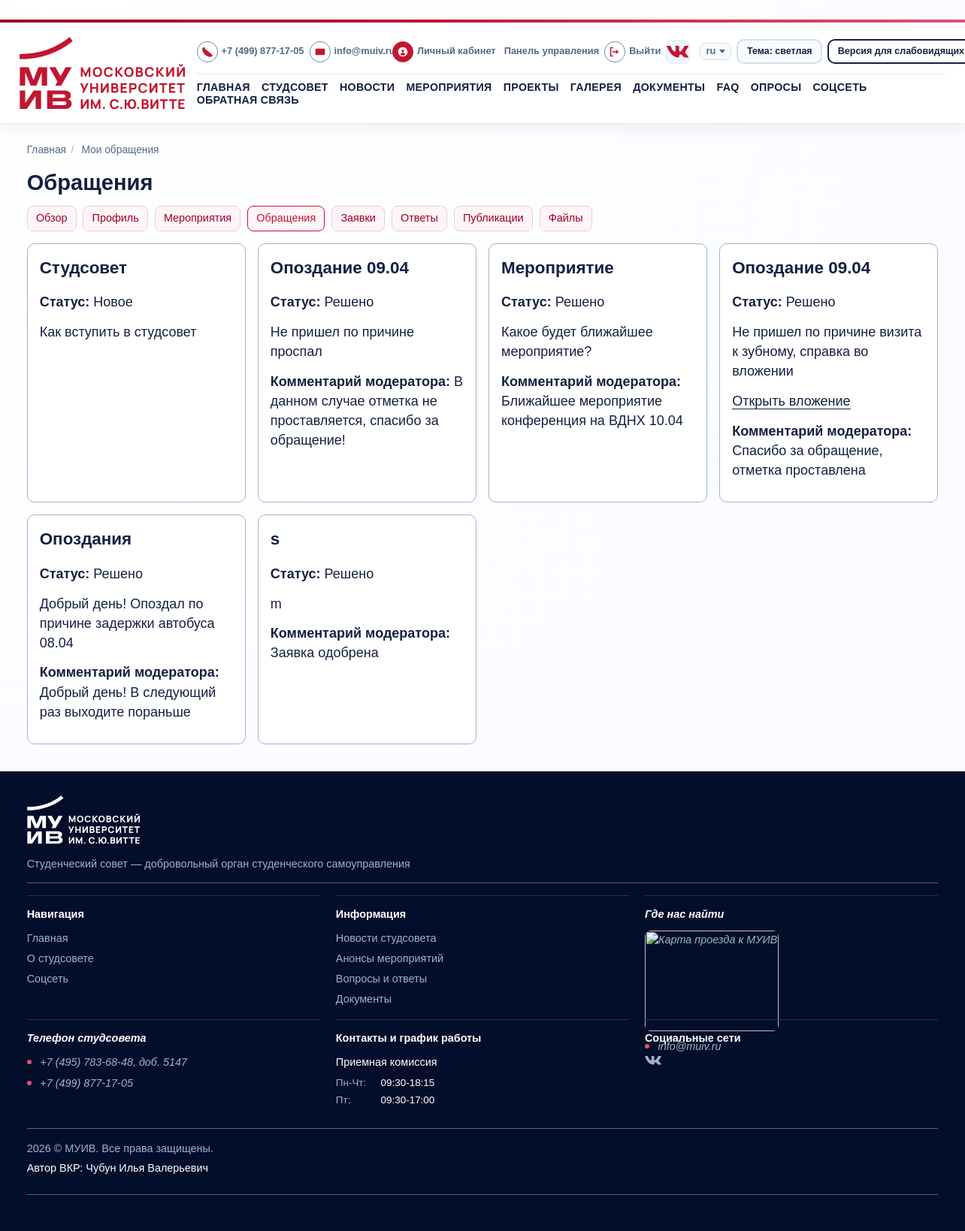
/cabinet/feedbacks/ (signed in), run on the app's committed database.
### core/models.py (models this page shows, shortened)
class TimestampedModel(models.Model):
    created_at = models.DateTimeField(auto_now_add=True)
    updated_at = models.DateTimeField(auto_now=True)
    class Meta:
        abstract = True

class FeedbackMessage(TimestampedModel):
    STATUS_NEW = "new"
    STATUS_IN_PROGRESS = "in_progress"
    STATUS_RESOLVED = "resolved"
    STATUS_CHOICES = (
        (STATUS_NEW, "Новое"),
        (STATUS_IN_PROGRESS, "В работе"),
        (STATUS_RESOLVED, "Решено"),
    )
    name = models.CharField(max_length=150)
    email = models.EmailField()
    subject = models.CharField(max_length=200)
    message = models.TextField()
    attachment = models.FileField(upload_to="feedback_attachments/", blank=True, null=True)
    moderation_attachment = models.FileField(upload_to="feedback_moderation_attachments/", blank=True, null=True)
    status = models.CharField(max_length=20, choices=STATUS_CHOICES, default=STATUS_NEW)
    user = models.ForeignKey(
        settings.AUTH_USER_MODEL,
        on_delete=models.SET_NULL,
        related_name="feedback_messages",
        null=True,
        blank=True,
    )
    moderation_comment = models.TextField(blank=True)
    class Meta:
        ordering = ["-created_at"]

### core/views/cabinet_views.py (the view)
# urls.py: path("cabinet/feedbacks/", views.my_feedbacks, name="my_feedbacks"),
@login_required
def my_feedbacks(request):
    is_staff_panel = has_any_role(request.user, UserProfile.ROLE_ADMIN, UserProfile.ROLE_MANAGER)
    if is_staff_panel:
        items = FeedbackMessage.objects.exclude(subject__startswith=EVENT_REGISTRATION_SUBJECT_PREFIX)
    else:
        items = FeedbackMessage.objects.filter(user=request.user).exclude(
            subject__startswith=EVENT_REGISTRATION_SUBJECT_PREFIX
        )
    return render(request, "core/my_feedbacks.html", {"items": items, "is_staff_panel": is_staff_panel})

### core/context_processors.py (called while the page is built)
def _resolve_menu(items):
    resolved = []
    for view_name, label in items:
        try:
            url = reverse(view_name)
        except NoReverseMatch:
            continue
        resolved.append({"view_name": view_name, "label": label, "url": url})
    return resolved

### core/permissions.py (called while the page is built)
def get_user_role(user):
    if not user.is_authenticated:
        return None
    profile = getattr(user, "profile", None)
    if profile:
        return profile.role
    return UserProfile.ROLE_STUDENT

def has_any_role(user, *allowed_roles):
    if not user.is_authenticated:
        return False
    if user.is_superuser:
        return True
    return get_user_role(user) in allowed_roles

### templates/core/my_feedbacks.html (shortened to what this page needs)
﻿{% extends "base.html" %}
{% block content %}
<h1>{% if is_staff_panel %}Обращения{% else %}История обращений{% endif %}</h1>
<nav class="page-nav">
    {% for item in cabinet_menu %}
        <a href="{{ item.url }}" class="{% if request.resolver_match.view_name == item.view_name %}is-active{% endif %}">
            {{ item.label }}
        </a>
    {% endfor %}
</nav>
<div class="card-grid">
    {% for item in items %}
        <article class="card">
            <h2>{{ item.subject }}</h2>
            <p><strong>Статус:</strong> {{ item.get_status_display }}</p>
            <div>{{ item.message|linebreaks }}</div>
            {% if item.attachment %}
                <p><a href="{{ item.attachment.url }}" target="_blank" rel="noopener">Открыть вложение</a></p>
            {% endif %}
            {% if item.moderation_comment %}
                <p><strong>Комментарий модератора:</strong> {{ item.moderation_comment }}</p>
            {% endif %}
        </article>
    {% empty %}
        <article class="card">
            <h2>Обращений пока нет</h2>
            <p>Если у вас есть вопрос или инициатива, отправьте сообщение через форму обратной связи.</p>
            <p><a href="{% url 'core:feedback' %}">Открыть форму</a></p>
        </article>
    {% endfor %}
</div>
{% endblock %}

### static/css/styles.css (style rules this page uses)
:root { --muiv-dark: #132041; --muiv-slate: #4f6a84; --muiv-muted: #a0b3c6; --muiv-accent: #db5472; --muiv-accent-dark: #c21631; --muiv-accent-deep: #9b0123; --muiv-footer: #030e2a; --muiv-bg: #fafcff; --muiv-bg-soft: #edf6ff; --muiv-border: #e9e9e9; --muiv-card-border: #a0b3c6; --muiv-white: #fff; }
* { box-sizing: border-box; }
html, body { height: 100%; }
html { scroll-behavior: smooth; -webkit-text-size-adjust: 100%; text-size-adjust: 100%; }
body { margin: 0; display: flex; flex-direction: column; min-height: 100vh; font-family: "Proxima Nova", Arial, sans-serif; font-size: 18px; font-weight: 400; line-height: 1.45; color: var(--muiv-dark); background: radial-gradient(circle at 10% 0%, #ffffff 0%, var(--muiv-bg) 55%); }
a { text-decoration: none; }
h1, h2, h3, h4, h5, h6 { color: var(--muiv-dark); }
h1 { font-size: 1.82rem; font-weight: 700; margin-top: 0; margin-bottom: 0.75rem; line-height: 1.22; }
h2 { margin-top: 0; margin-bottom: 1rem; font-size: 1.4rem; font-weight: 600; }
p { margin-top: 0; margin-bottom: 0.85rem; }
.main a { color: var(--muiv-dark); border-bottom: 1px solid var(--muiv-dark); }
.card-grid, .info-grid, .stats-grid, .timeline-grid, .partner-grid { display: grid; gap: 1rem; }
.card-grid { grid-template-columns: repeat(auto-fit, minmax(250px, 1fr)); }
.card, .detail, .faq-item, .form, .info-card, .timeline, .cta-band, .section-panel, .stat-card, .post-card, .comment-card { border: 1px solid var(--muiv-card-border); border-radius: 10px; background: var(--muiv-white); padding: 1rem; }
.card, .detail, .faq-item, .post-card, .comment-card { transition: border-color 0.25s ease, box-shadow 0.25s ease; }
.page-nav { margin: 0 0 1rem; display: flex; gap: 0.55rem; flex-wrap: wrap; }
.page-nav a { border: 1px solid #e9ced5; border-radius: 8px; background: #fff5f8; color: var(--muiv-accent-deep); padding: 0.35rem 0.7rem; font-size: 0.9rem; }
.page-nav a.is-active, .page-nav a:hover { border-color: var(--muiv-accent-dark); color: var(--muiv-accent-dark); }
.card, .detail, .faq-item, .post-card, .comment-card, .section-panel, .stat-card { overflow-wrap: anywhere; word-break: break-word; }

### data on the page
FeedbackMessage: subject "Студсовет", status "Новое", message "Как вступить в студсовет"
FeedbackMessage: subject "Опоздание 09.04", status "Решено", message "Не пришел по причине проспал", moderation_comment "В данном случае отметка не проставляется, спасибо за обращение!"
FeedbackMessage: subject "Мероприятие", status "Решено", message "Какое будет ближайшее мероприятие?", moderation_comment "Ближайшее мероприятие конференция на ВДНХ 10.04"
FeedbackMessage: subject "Опоздание 09.04", status "Решено", message "Не пришел по причине визита к зубному, справка во вложении", moderation_comment "Спасибо за обращение, отметка проставлена"
FeedbackMessage: subject "Опоздания", status "Решено", message "Добрый день! Опоздал по причине задержки автобуса 08.04", moderation_comment "Добрый день! В следующий раз выходите пораньше"
FeedbackMessage: subject "s", status "Решено", message "m", moderation_comment "Заявка одобрена"

### other printed values
{{ item.label }} "ГЛАВНАЯ" "СТУДСОВЕТ" "НОВОСТИ" "МЕРОПРИЯТИЯ" "ПРОЕКТЫ" "ГАЛЕРЕЯ" "ДОКУМЕНТЫ" "FAQ" "ОПРОСЫ" "СОЦСЕТЬ" "ОБРАТНАЯ СВЯЗЬ"
{{ crumb.title }} "Главная"
{{ crumb.title }} "Мои обращения"
{{ item.label }} "Обзор" "Профиль" "Мероприятия" "Обращения" "Заявки" "Ответы" "Публикации" "Файлы"
{{ author_full_name }} "Чубун Илья Валерьевич"
